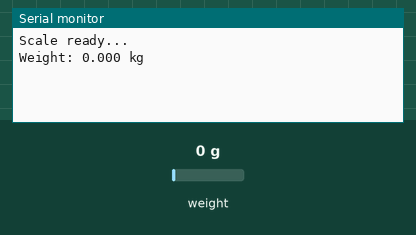
Recording of a sketch running on a simulated Arduino Uno, built with avr-gcc and run on an emulated ATmega328P. On the bench: the last lines printed to the serial monitor. The test bench sets the inputs (shaded band); at power-on: weight on the scale 0 g.

Above: at 2.2 s.
2.3 s: weight on the scale set to 100 g
At 3.9 s:
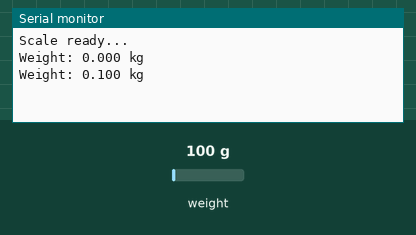
4.1 s: weight on the scale set to 1250 g
At 5.4 s:
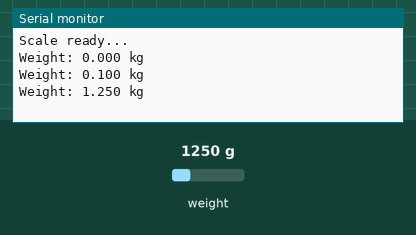
Timing chart, 0 to 7.1 s (numbered marks = the images above; inputs shaded):
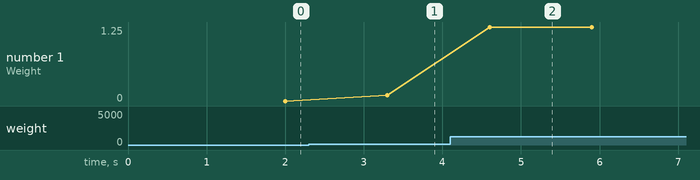

The sketch:

LoadcellArduino.ino
```cpp
#include "HX711.h"

#define DT 3   // HX711 DT pin connected to Arduino pin 3
#define SCK 2  // HX711 SCK pin connected to Arduino pin 2

HX711 scale;

// 👉 Use a POSITIVE calibration factor
float calibration_factor = 7050;   // Change this after calibration

void setup() {
  Serial.begin(9600);
  scale.begin(DT, SCK);

  scale.set_scale(calibration_factor);
  scale.tare();   // Reset the scale to 0

  Serial.println("Scale ready...");
}

void loop() {
  // Read weight using average of 10 samples
  float weight = scale.get_units(10);

  // Convert negative noise values to positive
  if (weight < 0) {
    weight = -weight;
  }

  Serial.print("Weight: ");
  Serial.print(weight, 3); // Show 3 decimal places
  Serial.println(" kg");

  delay(300);
}
```

Measured:
- after the input at 2.3 s, the serial monitor: prints a new line after 1.0 s (image 1)
- after the input at 4.1 s, the serial monitor: prints a new line after 0.50 s (image 2)
- plotted number 1: 0 → 0.1 after the input at 2.3 s, 0.1 → 1.25 after the input at 4.1 s
